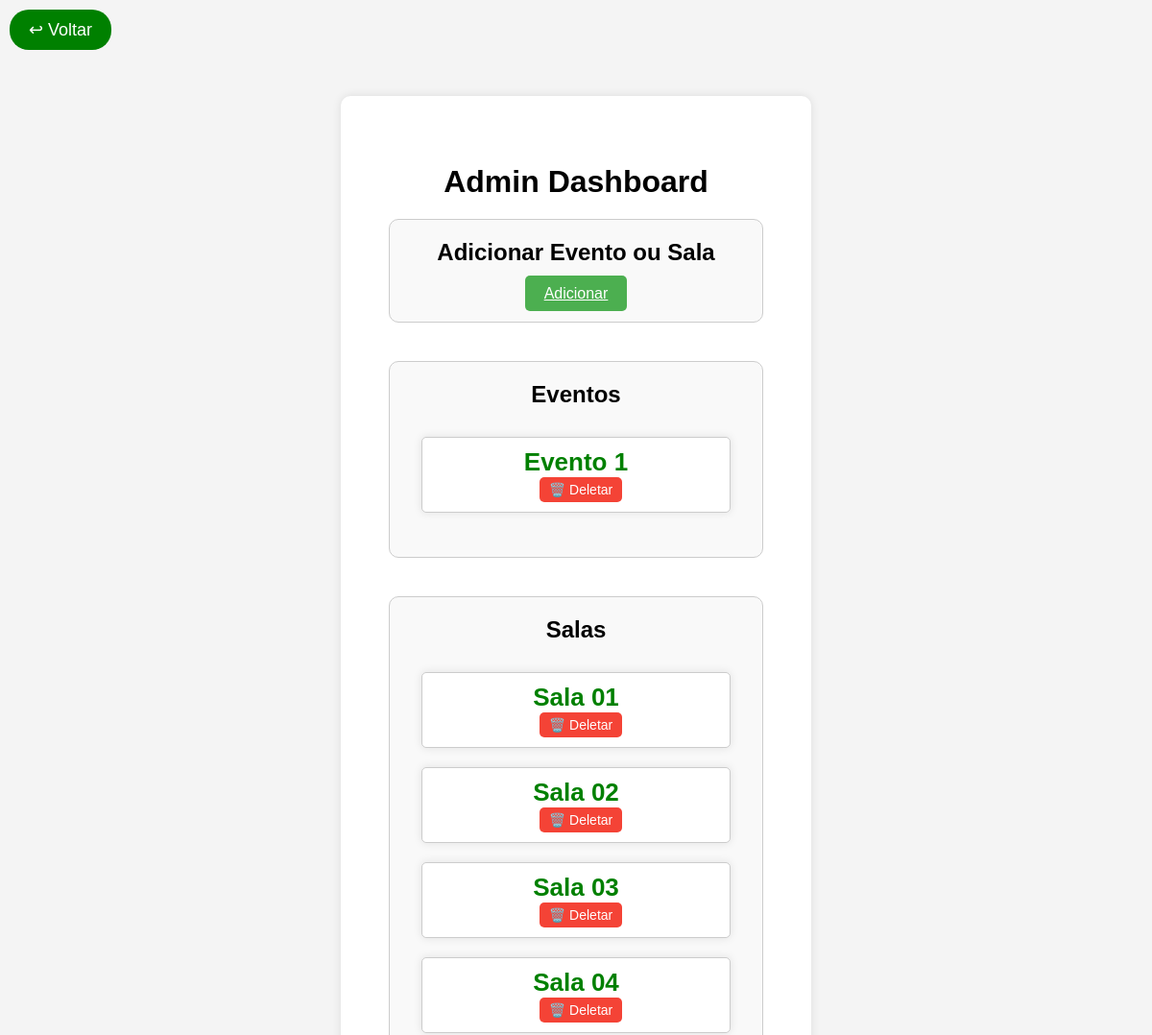
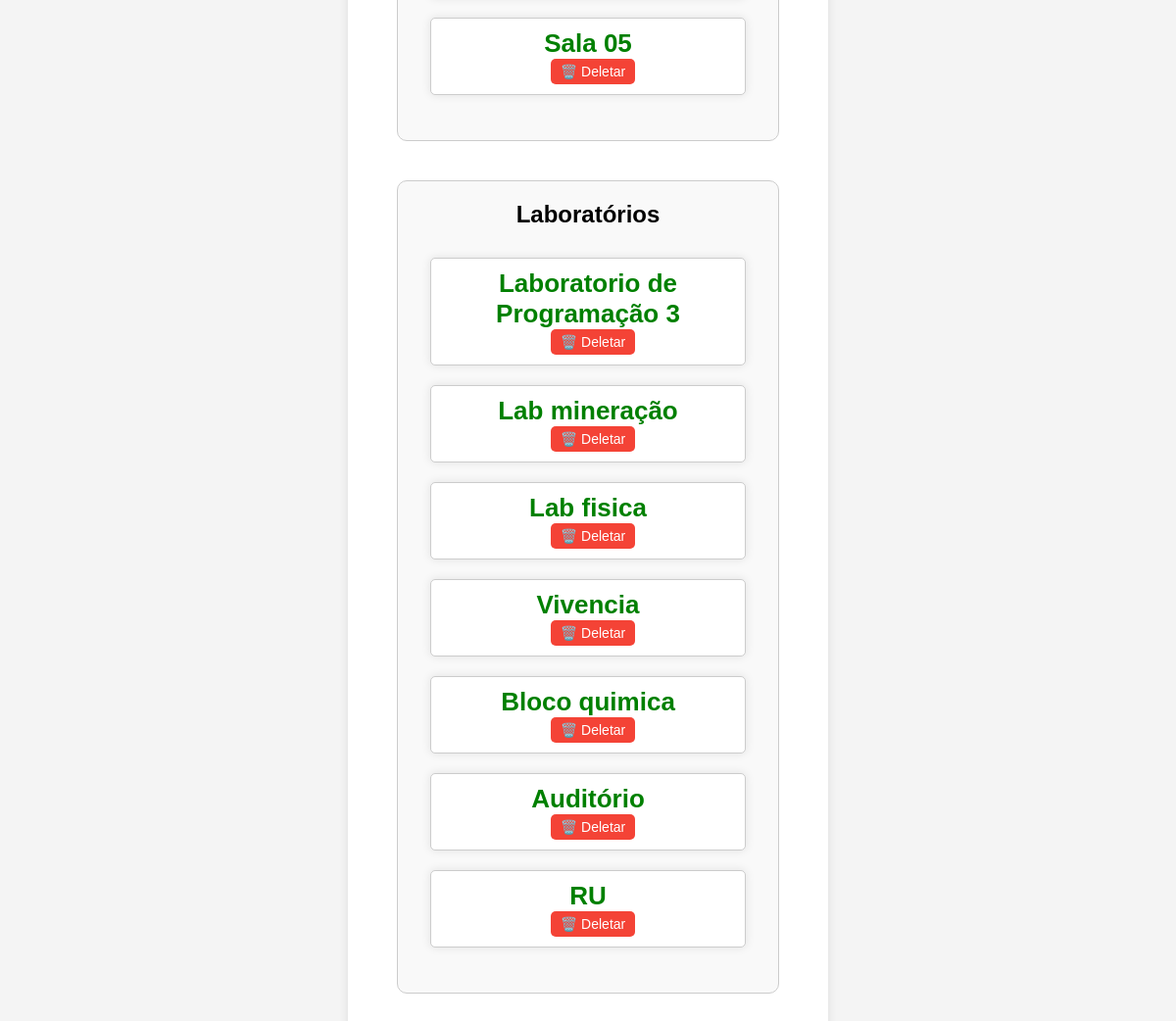
The page /admin (signed in) on the database its author committed (2 pictures, top to bottom).
### models.py (models this page shows)
class BaseEvento(db.Model):
    __abstract__ = True  # Não cria tabela diretamente
    id = db.Column(db.Integer, primary_key=True)
    titulo = db.Column(db.String(150), nullable=False)
    descricao = db.Column(db.Text, nullable=False)
    imagem = db.Column(db.String(300), nullable=True)
    tipo = db.Column(db.String(50), nullable=False)

class Evento(BaseEvento):
    __tablename__ = 'eventos'
    tipo = db.Column(db.String(50), default='evento', nullable=False)

class Sala(BaseEvento):
    __tablename__ = 'salas'
    capacidade = db.Column(db.Integer, nullable=True)  # Capacidade da sala
    tipo = db.Column(db.String(50), default='sala', nullable=False)

class Laboratorio(BaseEvento):
    __tablename__ = 'laboratorios'
    equipamentos = db.Column(db.String(500), nullable=True)  # Lista de equipamentos disponíveis
    tipo = db.Column(db.String(50), default='laboratorio', nullable=False)

### routes.py (the view)
@routes.route('/admin')
@login_required
def admin_dashboard():
    eventos = Evento.query.all()
    salas = Sala.query.all()
    laboratorios = Laboratorio.query.all()
    return render_template('admin_dashboard.html', eventos=eventos, salas=salas, laboratorios=laboratorios)

### facade.py (called while the page is built)
        @self.login_manager.user_loader
        def load_user(user_id):
            if user_id == MasterUser().username:
                return MasterUser()
            return User.query.get(int(user_id))

### templates/admin_dashboard.html (shortened to what this page needs)
<!DOCTYPE html>
<html lang="pt-br">
<head>
    <link rel="stylesheet" href="{{ url_for('static', filename='css/styles.css') }}">
    <link rel="stylesheet" href="https://cdn.jsdelivr.net/npm/simple-keyboard/build/css/index.css">
</head>
<body>
    <div class="button-container">
        <button class="back-button" onclick="window.location.href='/'">↩ Voltar</button>
    </div>
    <div class="container admin-dashboard">
        <h1>Admin Dashboard</h1>
        <div class="section">
            <h2>Adicionar Evento ou Sala</h2>
            <a href="{{ url_for('routes.adicionar') }}" class="normal-button">Adicionar</a>
        </div>
        <div class="container-listas">
            <div class="section">
                <h2>Eventos</h2>
                <ul class="lista-eventos">
                    {% for evento in eventos %}
                        <li class="evento-item">
                            <a href="{{ url_for('routes.detalhes_evento', evento_id=evento.id) }}">{{ evento.titulo }}</a>
                            <form method="POST" action="{{ url_for('routes.deletar_item', item_id=evento.id, tipo='evento') }}">
                                <button type="submit" class="delete-button">🗑️ Deletar</button>
                            </form>
                        </li>
                    {% endfor %}
                </ul>
            </div>
            <div class="section">
                <h2>Salas</h2>
                <ul class="lista-eventos">
                    {% for sala in salas %}
                        <li class="evento-item">
                            <a href="{{ url_for('routes.detalhes_evento', evento_id=sala.id) }}">{{ sala.titulo }}</a>
                            <form method="POST" action="{{ url_for('routes.deletar_item', item_id=sala.id, tipo='sala') }}">
                                <button type="submit" class="delete-button">🗑️ Deletar</button>
                            </form>
                        </li>
                    {% endfor %}
                </ul>
            </div>
            <div class="section">
                <h2>Laboratórios</h2>
                <ul class="lista-eventos">
                    {% for laboratorio in laboratorios %}
                        <li class="evento-item">
                            <a href="{{ url_for('routes.detalhes_evento', evento_id=laboratorio.id) }}">{{ laboratorio.titulo }}</a>
                            <form method="POST" action="{{ url_for('routes.deletar_item', item_id=laboratorio.id, tipo='laboratorio') }}">
                                <button type="submit" class="delete-button">🗑️ Deletar</button>
                            </form>
                        </li>
                    {% endfor %}
                </ul>
            </div>
        </div>
    </div>
</body>
</html>

### static/css/styles.css (style rules this page uses)
body { font-family: Arial, sans-serif; text-align: center; background-color: #f4f4f4; margin: 0; padding: 0; }
.container { width: 390px; margin: 100px auto; padding: 50px; background: white; border-radius: 10px; box-shadow: 0 0 10px rgba(0, 0, 0, 0.1); position: relative; }
h1 { margin-bottom: 20px; }
.normal-button { padding: 10px; background: green; color: white; border: none; border-radius: 5px; cursor: pointer; }
.button-container { position: absolute; top: 10px; left: 10px; display: flex; align-items: center; gap: 10px; }
.back-button { display: flex; align-items: center; background: green; border: none; border-radius: 20px; cursor: pointer; font-size: 18px; color: white; padding: 10px 20px; width: auto; }
.lista-eventos { list-style: none; padding: 0; margin-top: 20px; display: flex; flex-direction: column; align-items: center; }
.evento-item { background: white; border-radius: 10px; box-shadow: 0 0 10px rgba(0, 0, 0, 0.1); padding: 12px 20px; margin: 10px 0; width: 300px; text-align: center; }
.evento-item a { text-decoration: none; font-size: 26px; font-weight: bold; color: green; }
.delete-button { background-color: red; color: white; border: none; padding: 5px 10px; cursor: pointer; font-size: 14px; border-radius: 3px; margin-left: 10px; }
.evento-item { text-align: center; }
.admin-dashboard .section { margin-bottom: 40px; padding: 20px; border: 1px solid #ccc; border-radius: 10px; background-color: #f9f9f9; }
.admin-dashboard .section h2 { margin-top: 0; }
.admin-dashboard .normal-button { padding: 10px 20px; background-color: #4CAF50; color: white; border: none; border-radius: 5px; cursor: pointer; }
.admin-dashboard .delete-button { background-color: #f44336; color: white; border: none; border-radius: 5px; cursor: pointer; padding: 5px 10px; }
.admin-dashboard .lista-eventos { list-style-type: none; padding: 0; }
.admin-dashboard .evento-item { margin-bottom: 10px; padding: 10px; border: 1px solid #ccc; border-radius: 5px; background-color: #fff; }

### rows shown on the page
Evento: titulo "Evento 1"
Sala: titulo "Sala 01"
Sala: titulo "Sala 02"
Sala: titulo "Sala 03"
Sala: titulo "Sala 04"
Sala: titulo "Sala 05"
Laboratorio: titulo "Laboratorio de Programação 3"
Laboratorio: titulo "Lab mineração"
Laboratorio: titulo "Lab fisica"
Laboratorio: titulo "Vivencia"
Laboratorio: titulo "Bloco quimica"
Laboratorio: titulo "Auditório"
Laboratorio: titulo "RU"
